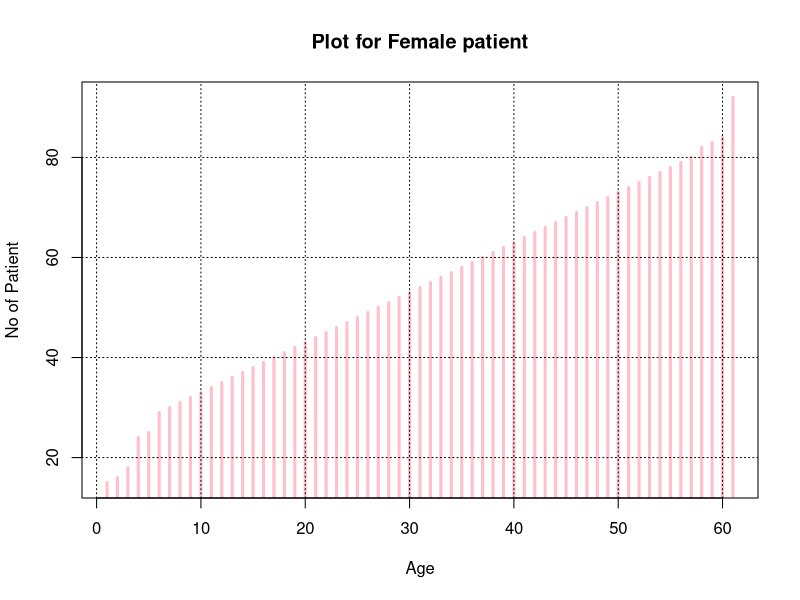
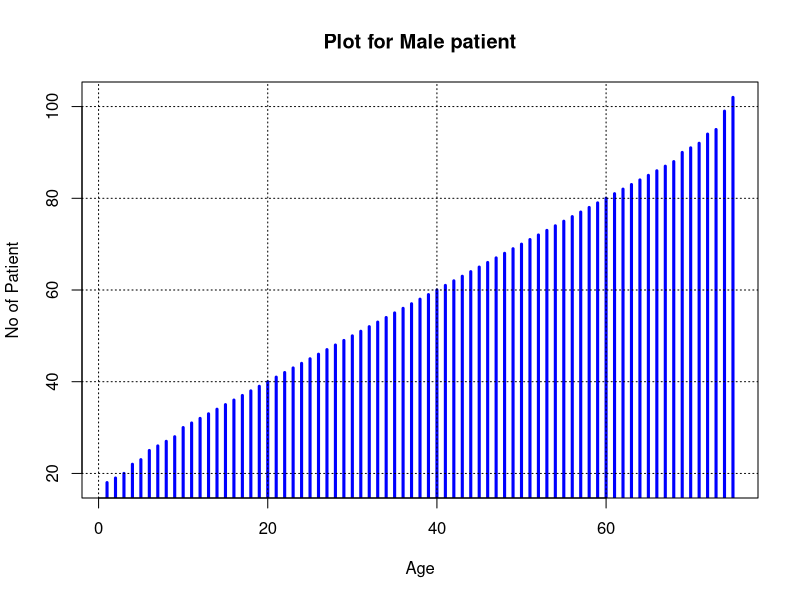

Source code (R) for these figures, in order:

agesexwisecont<- read.csv(file="agesexwisecont.csv",head=TRUE,sep=",")

agesexwisecont_f <- subset(agesexwisecont,agesexwisecont$SEX=="F",)
agesexwisecont_m <- subset(agesexwisecont,agesexwisecont$SEX=="M",)
agesexwisecont_f
agesexwisecont_m
pdf("agewise.pdf")

plot(agesexwisecont_f$AGE, agesexwisecont_f$CNT, main="Plot for Female patient", 
  	xlab="Age", ylab="No of Patient", pch=19,type='h',col='pink',lwd=3)
grid(nx = agesexwisecont_f$CNT, ny = NULL, col = "black", lty = "dotted",
     lwd = par("lwd"), equilogs = TRUE)
  	
plot(agesexwisecont_m$AGE, agesexwisecont_m$CNT, main="Plot for Male patient", 
  	xlab="Age", ylab="No of Patient", pch=19,type='h',col='blue',lwd=3)
grid(nx = agesexwisecont_f$CNT, ny = NULL, col = "black", lty = "dotted",
     lwd = 1, equilogs = TRUE)

#max_f_age=max(agesexwisecont_f$AGE)

#qplot(agesexwisecont_f$AGE,geom="histogram",binwidth = 5,main = "Histogram for Female patient",
#      xlab = "Age",ylab="No of Patient",fill=I("pink"),col=I("red"),alpha=I(.2),xlim=c(0,max_f_age))

#max_m_age=max(agesexwisecont_m$AGE)

#qplot(agesexwisecont_m$AGE,geom="histogram",binwidth = 5,main = "Histogram for Male patient", 
#      xlab = "Age",ylab="No of Patient",fill=I("blue"),col=I("red"),alpha=I(.2),xlim=c(0,max_m_age))


dev.off()